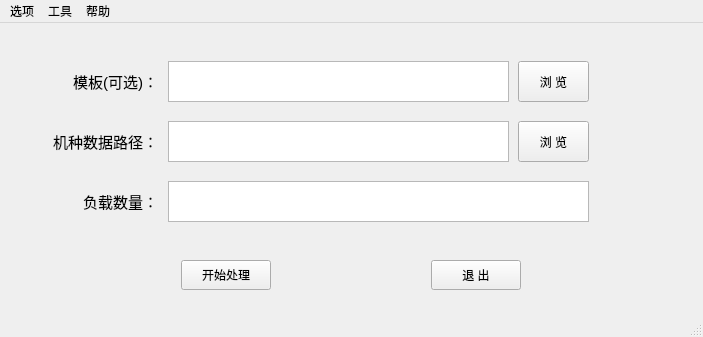
<?xml version="1.0" encoding="UTF-8"?>
<ui version="4.0">
 <class>MainWindow</class>
 <widget class="QMainWindow" name="MainWindow">
  <property name="geometry">
   <rect>
    <x>0</x>
    <y>0</y>
    <width>703</width>
    <height>333</height>
   </rect>
  </property>
  <property name="minimumSize">
   <size>
    <width>600</width>
    <height>0</height>
   </size>
  </property>
  <property name="windowTitle">
   <string>EMI-数据处理</string>
  </property>
  <property name="windowIcon">
   <iconset>
    <normaloff>:/emipdf/acbel -1.jpg</normaloff>:/emipdf/acbel -1.jpg</iconset>
  </property>
  <property name="styleSheet">
   <string notr="true">QAction { font-size: 12px; }</string>
  </property>
  <widget class="QWidget" name="centralwidget">
   <layout class="QHBoxLayout" name="horizontalLayout_2">
    <item>
     <widget class="QWidget" name="widget" native="true">
      <property name="styleSheet">
       <string notr="true"/>
      </property>
      <layout class="QVBoxLayout" name="verticalLayout">
       <item>
        <widget class="QWidget" name="widget_input" native="true">
         <property name="minimumSize">
          <size>
           <width>0</width>
           <height>200</height>
          </size>
         </property>
         <property name="maximumSize">
          <size>
           <width>650</width>
           <height>200</height>
          </size>
         </property>
         <property name="font">
          <font>
           <family>Microsoft YaHei</family>
          </font>
         </property>
         <property name="layoutDirection">
          <enum>Qt::LeftToRight</enum>
         </property>
         <property name="styleSheet">
          <string notr="true">QLabel { font-size: 15px; }</string>
         </property>
         <widget class="QLabel" name="label_modelName">
          <property name="geometry">
           <rect>
            <x>20</x>
            <y>80</y>
            <width>120</width>
            <height>41</height>
           </rect>
          </property>
          <property name="styleSheet">
           <string notr="true"/>
          </property>
          <property name="text">
           <string>机种数据路径：</string>
          </property>
          <property name="alignment">
           <set>Qt::AlignRight|Qt::AlignTrailing|Qt::AlignVCenter</set>
          </property>
         </widget>
         <widget class="QLabel" name="label_loadQTY">
          <property name="geometry">
           <rect>
            <x>20</x>
            <y>140</y>
            <width>120</width>
            <height>41</height>
           </rect>
          </property>
          <property name="styleSheet">
           <string notr="true"/>
          </property>
          <property name="text">
           <string>负载数量：</string>
          </property>
          <property name="alignment">
           <set>Qt::AlignRight|Qt::AlignTrailing|Qt::AlignVCenter</set>
          </property>
         </widget>
         <widget class="QLabel" name="label_tempFile">
          <property name="geometry">
           <rect>
            <x>20</x>
            <y>20</y>
            <width>120</width>
            <height>41</height>
           </rect>
          </property>
          <property name="styleSheet">
           <string notr="true"/>
          </property>
          <property name="text">
           <string>模板(可选)：</string>
          </property>
          <property name="alignment">
           <set>Qt::AlignRight|Qt::AlignTrailing|Qt::AlignVCenter</set>
          </property>
         </widget>
         <widget class="QTextEdit" name="textEdit_name">
          <property name="geometry">
           <rect>
            <x>150</x>
            <y>80</y>
            <width>341</width>
            <height>41</height>
           </rect>
          </property>
          <property name="toolTip">
           <string>&lt;html&gt;&lt;head/&gt;&lt;body&gt;&lt;p&gt;填写机种数据文件夹路径&lt;/p&gt;&lt;/body&gt;&lt;/html&gt;</string>
          </property>
          <property name="statusTip">
           <string>请填入或选择机种数据文件夹所在路径</string>
          </property>
          <property name="whatsThis">
           <string>&lt;html&gt;&lt;head/&gt;&lt;body&gt;&lt;p&gt;填写机种数据文件夹路径&lt;/p&gt;&lt;/body&gt;&lt;/html&gt;</string>
          </property>
          <property name="verticalScrollBarPolicy">
           <enum>Qt::ScrollBarAlwaysOff</enum>
          </property>
          <property name="horizontalScrollBarPolicy">
           <enum>Qt::ScrollBarAlwaysOff</enum>
          </property>
          <property name="lineWrapMode">
           <enum>QTextEdit::NoWrap</enum>
          </property>
          <property name="overwriteMode">
           <bool>true</bool>
          </property>
         </widget>
         <widget class="QTextEdit" name="textEdit_tempFile">
          <property name="geometry">
           <rect>
            <x>150</x>
            <y>20</y>
            <width>341</width>
            <height>41</height>
           </rect>
          </property>
          <property name="toolTip">
           <string>&lt;html&gt;&lt;head/&gt;&lt;body&gt;&lt;p&gt;自定义模板文件路径，留空则使用默认模板&lt;/p&gt;&lt;/body&gt;&lt;/html&gt;</string>
          </property>
          <property name="statusTip">
           <string>请填入或选择模板路径</string>
          </property>
          <property name="whatsThis">
           <string>&lt;html&gt;&lt;head/&gt;&lt;body&gt;&lt;p&gt;自定义模板文件路径，留空则使用默认模板&lt;/p&gt;&lt;/body&gt;&lt;/html&gt;</string>
          </property>
          <property name="verticalScrollBarPolicy">
           <enum>Qt::ScrollBarAlwaysOff</enum>
          </property>
          <property name="horizontalScrollBarPolicy">
           <enum>Qt::ScrollBarAlwaysOff</enum>
          </property>
          <property name="lineWrapMode">
           <enum>QTextEdit::NoWrap</enum>
          </property>
          <property name="overwriteMode">
           <bool>true</bool>
          </property>
         </widget>
         <widget class="QTextEdit" name="textEdit_loadQTY">
          <property name="geometry">
           <rect>
            <x>150</x>
            <y>140</y>
            <width>421</width>
            <height>41</height>
           </rect>
          </property>
          <property name="toolTip">
           <string>&lt;html&gt;&lt;head/&gt;&lt;body&gt;&lt;p&gt;程序依据此项选择对应默认模板，如果自定义模板则该项无效&lt;/p&gt;&lt;/body&gt;&lt;/html&gt;</string>
          </property>
          <property name="whatsThis">
           <string>&lt;html&gt;&lt;head/&gt;&lt;body&gt;&lt;p&gt;程序依据此项选择对应默认模板，如果自定义模板则该项无效&lt;/p&gt;&lt;/body&gt;&lt;/html&gt;</string>
          </property>
          <property name="verticalScrollBarPolicy">
           <enum>Qt::ScrollBarAlwaysOff</enum>
          </property>
          <property name="horizontalScrollBarPolicy">
           <enum>Qt::ScrollBarAsNeeded</enum>
          </property>
          <property name="lineWrapMode">
           <enum>QTextEdit::WidgetWidth</enum>
          </property>
         </widget>
         <widget class="QPushButton" name="btn_pathName">
          <property name="geometry">
           <rect>
            <x>500</x>
            <y>80</y>
            <width>71</width>
            <height>41</height>
           </rect>
          </property>
          <property name="text">
           <string>浏 览</string>
          </property>
         </widget>
         <widget class="QPushButton" name="btn_pathTemp">
          <property name="geometry">
           <rect>
            <x>500</x>
            <y>20</y>
            <width>71</width>
            <height>41</height>
           </rect>
          </property>
          <property name="text">
           <string>浏 览</string>
          </property>
         </widget>
        </widget>
       </item>
       <item>
        <widget class="QWidget" name="widget_button" native="true">
         <property name="minimumSize">
          <size>
           <width>0</width>
           <height>50</height>
          </size>
         </property>
         <property name="maximumSize">
          <size>
           <width>16777215</width>
           <height>100</height>
          </size>
         </property>
         <layout class="QHBoxLayout" name="horizontalLayout">
          <item>
           <widget class="QPushButton" name="btn_deal">
            <property name="minimumSize">
             <size>
              <width>90</width>
              <height>30</height>
             </size>
            </property>
            <property name="maximumSize">
             <size>
              <width>75</width>
              <height>24</height>
             </size>
            </property>
            <property name="text">
             <string>开始处理</string>
            </property>
           </widget>
          </item>
          <item>
           <widget class="QPushButton" name="btn_exit">
            <property name="minimumSize">
             <size>
              <width>90</width>
              <height>30</height>
             </size>
            </property>
            <property name="maximumSize">
             <size>
              <width>75</width>
              <height>24</height>
             </size>
            </property>
            <property name="text">
             <string>退 出</string>
            </property>
           </widget>
          </item>
         </layout>
        </widget>
       </item>
      </layout>
     </widget>
    </item>
   </layout>
  </widget>
  <widget class="QMenuBar" name="menubar">
   <property name="geometry">
    <rect>
     <x>0</x>
     <y>0</y>
     <width>703</width>
     <height>21</height>
    </rect>
   </property>
   <widget class="QMenu" name="menu_1">
    <property name="title">
     <string>选项</string>
    </property>
    <addaction name="actionsetting"/>
   </widget>
   <widget class="QMenu" name="menu_3">
    <property name="title">
     <string>帮助</string>
    </property>
    <addaction name="actionhelpdoc"/>
    <addaction name="actionabout"/>
   </widget>
   <widget class="QMenu" name="menu_2">
    <property name="title">
     <string>工具</string>
    </property>
    <addaction name="actionlog"/>
    <addaction name="actiondocx2pdf"/>
   </widget>
   <addaction name="menu_1"/>
   <addaction name="menu_2"/>
   <addaction name="menu_3"/>
  </widget>
  <widget class="QStatusBar" name="statusBar_main"/>
  <action name="actionsetting">
   <property name="text">
    <string>设置</string>
   </property>
  </action>
  <action name="actionhelpdoc">
   <property name="text">
    <string>帮助文档</string>
   </property>
  </action>
  <action name="actionabout">
   <property name="text">
    <string>关于</string>
   </property>
   <property name="menuRole">
    <enum>QAction::AboutRole</enum>
   </property>
  </action>
  <action name="actiondocx2pdf">
   <property name="text">
    <string>docx转pdf</string>
   </property>
   <property name="toolTip">
    <string>docx转pdf</string>
   </property>
  </action>
  <action name="actionlog">
   <property name="text">
    <string>查看日志</string>
   </property>
  </action>
 </widget>
 <resources>
  <include location="res.qrc"/>
 </resources>
 <connections/>
</ui>
